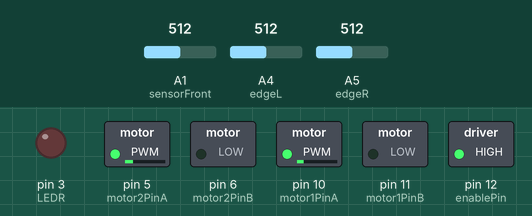
Simulated run of this sketch. Board: Arduino Uno, built with avr-gcc and run on an emulated ATmega328P. Shown: switched loads named in the sketch (green lamp = pin HIGH), output pins drawn as LEDs (lit = HIGH). Inputs (shaded band) come from the test bench; at power-on: A1 (sensorFront) = 512, A4 (edgeL) = 512, A5 (edgeR) = 512.

Above: at 1.2 s.
1.3 s: A1 (sensorFront) set to 251
2.8 s: A1 (sensorFront) set to 227
At 4.0 s:
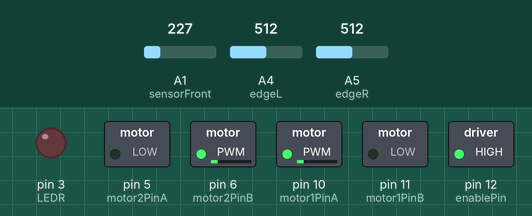
4.3 s: A4 (edgeL) set to 910
6.9 s: A1 (sensorFront) set to 306
At 8.3 s:
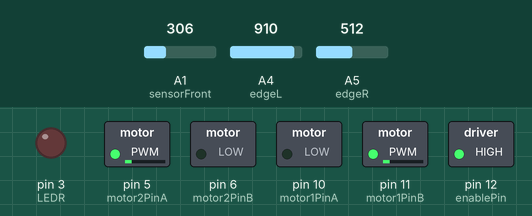
9.5 s: A1 (sensorFront) set to 122
At 10.4 s:
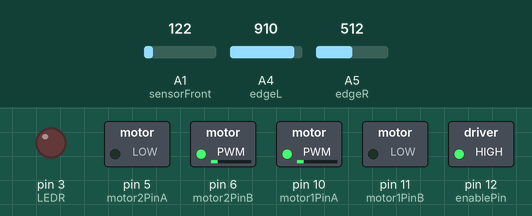
11.0 s: A1 (sensorFront) set to 15
At 12.5 s:
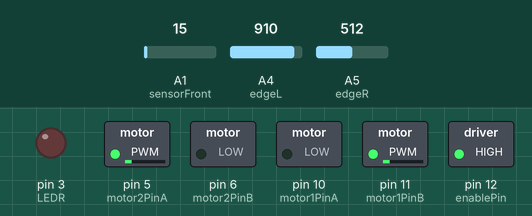
Timing chart, 0 to 14.0 s (numbered marks = the images above; inputs shaded):
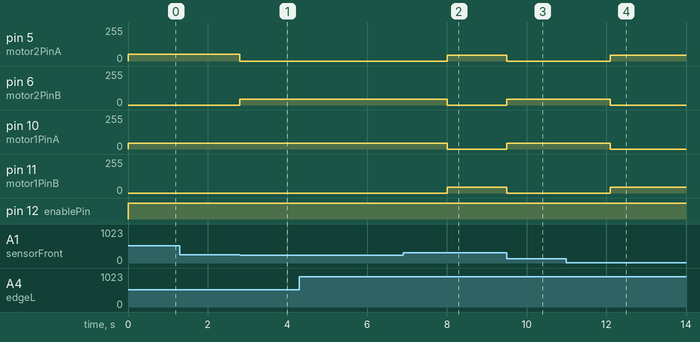

Measured:
- the behaviour switches between 243 and 242 on A1 (sensorFront) (found by bisection; images 0 and 1)
- after the input at 1.3 s, every drawn part: stays the same
- after the input at 2.8 s, pin 5 (motor2PinA): 49/255 → 0/255 at once; pin 6 (motor2PinB): 0/255 → 42/255 at once
- after the input at 6.9 s, pin 5 (motor2PinA), pin 11 (motor1PinB): 0/255 → 42/255 after 1.1 s; pin 6 (motor2PinB), pin 10 (motor1PinA): 42/255 → 0/255 after 1.1 s
- after the input at 9.5 s, pin 5 (motor2PinA), pin 11 (motor1PinB): 42/255 → 0/255 at once; pin 6 (motor2PinB), pin 10 (motor1PinA): 0/255 → 42/255 at once
- after the input at 11.0 s, pin 5 (motor2PinA), pin 11 (motor1PinB): 0/255 → 42/255 after 1.1 s; pin 6 (motor2PinB), pin 10 (motor1PinA): 42/255 → 0/255 after 1.1 s

The sketch:

APrototype.ino
```cpp
#include "motors.h"
#include "sensors.h"

//Objects creations

motor tmotor(42);
sensor tsensor;
ledRGB tledRGB;

//Other variables

void setup() {

  tmotor.ini();
  tmotor.stopm();
  tledRGB.ini();

  //  Serial.begin(9600); // start the serial port

}

void loop() {

  tsensor.readSensors();

  //  Serial.print(analogRead(edgeL));
  //  Serial.print(" | ");
  //  Serial.println(analogRead(edgeR));
  //  delay(500);

  if (tsensor.dr > edgeThreshold || tsensor.dl > edgeThreshold || ((tsensor.distance <= 25) && (tsensor.distance > 10))) {
    if (tsensor.dr > edgeThreshold) {
      tmotor.turnLeft();
    }
    if (tsensor.dl > edgeThreshold) {
      tmotor.turnRight();
    }
    if ((tsensor.distance <= 25) && (tsensor.distance > 10)) {
      tmotor.turnLeft();
      delay(1300);
    }
  }
  else {
    tmotor.goStraight();
  }
}
```

motors.cpp
```cpp
#include "motors.h"


/////////////MOTOR CLASS DEFINITIONS//////////////////

void motor::ini(){

  // set all the other pins you're using as outputs:
  pinMode(motor1PinA, OUTPUT);
  pinMode(motor1PinB, OUTPUT);
  pinMode(motor2PinA, OUTPUT);
  pinMode(motor2PinB, OUTPUT);

  pinMode(enablePin, OUTPUT);

  powerB = 1.17 * power;    //Motor compensation
}

void motor::stopm(){

  //Reset motors:
  analogWrite(motor1PinA, 0);
  analogWrite(motor2PinA, 0);
  analogWrite(motor1PinB, 0);
  analogWrite(motor2PinB, 0);

  // set up the enable pin to LOW (not enable):
  digitalWrite(enablePin, LOW);
}

void motor::goStraight(){
  // set up the enable pin to HIGH(enable):
  digitalWrite(enablePin, HIGH);

  //Go straight:
  analogWrite(motor1PinA, power);
  analogWrite(motor2PinA, powerB);
  digitalWrite(motor1PinB, LOW);
  digitalWrite(motor2PinB, LOW);
}

void motor::turnRight(){
  // set up the enable pin to HIGH(enable):
  digitalWrite(enablePin, HIGH);

  //Go right:
  analogWrite(motor1PinA, 0);
  analogWrite(motor2PinA, power);
  analogWrite(motor1PinB, power);
  analogWrite(motor2PinB, 0);
}

void motor::turnLeft(){
  // set up the enable pin to HIGH(enable):
  digitalWrite(enablePin, HIGH);

  //Go left:
  analogWrite(motor1PinA, power);
  analogWrite(motor2PinA, 0);
  analogWrite(motor1PinB, 0);
  analogWrite(motor2PinB, power);
}
```

motors.h
```cpp
#ifndef MOTORS_H
#define MOTORS_H

#include <Arduino.h>

//////////////////CONSTANT VARIABLES//////////////////

//Motors pins

const int motor1PinA = 10;
const int motor1PinB = 11;
const int motor2PinA = 5;
const int motor2PinB = 6;
const int enablePin = 12;

//Maximum and minimum values

#define throtMAX 110  //Maximum throttle
#define throtMIN 20	  //Minimum throttle
#define throtNOM 35	  //Nominal throttle

////////////////CLASS DEFINITION///////////////////

class motor {

    int power, powerB;

  public:

    motor(int p=throtNOM) : power(p) {}  //Constructor of the class

    //Other methods
    void turnRight(); //turn right
    void turnLeft();  //turn left
    void ini();             //Initialite motors
    void stopm();            //stop motors
    void goStraight();      //Resume motors

};

#endif
```

sensors.cpp
```cpp
#include "sensors.h"

/////////////SENSOR CLASS DEFINITIONS//////////////////

void sensor::readSensors() {

  //Read edge sensors
  dr = analogRead(edgeR);
  dl = analogRead(edgeL);

  //Read the IR sensor:
  volts = analogRead(sensorFront) * 0.0048828125; // value from sensor * (5/1024)
  distance = 13 * pow(volts, -1); // worked out from datasheet graph
  delay(1); // slow down
}


/////////////LEDRGB CLASS DEFINITIONS//////////////////

void ledRGB::ini() {
  pinMode(LEDR, OUTPUT);
  pinMode(LEDR, OUTPUT);
  pinMode(LEDR, OUTPUT);
  this->allOff();
}

void ledRGB::allOff() {
  digitalWrite(LEDR, LOW);
  digitalWrite(LEDG, LOW);
  digitalWrite(LEDB, LOW);
}

void ledRGB::blue() {
  digitalWrite(LEDR, LOW);
  digitalWrite(LEDG, LOW);
  digitalWrite(LEDB, HIGH);
}

void ledRGB::green() {
  digitalWrite(LEDR, LOW);
  digitalWrite(LEDG, HIGH);
  digitalWrite(LEDB, LOW);
}

void ledRGB::red() {
  digitalWrite(LEDR, HIGH);
  digitalWrite(LEDG, LOW);
  digitalWrite(LEDB, LOW);
}
```

sensors.h
```cpp
#ifndef SENSORS_H
#define SENSORS_H

#include <Arduino.h>

//////////////////CONSTANT VARIABLES//////////////////

//LED RGB
const int LEDB = 2;
const int LEDR = 3;
const int LEDG = 4;

//Sensors
const int sensorFront = A1; //Read SHARP IR sensor
const int edgeR = A5;     //Read Right edge IR sensor
const int edgeL = A4;     //Read Left edge IR sensor

#define edgeThreshold 900

////////////////CLASS DEFINITION///////////////////

class sensor {
    float volts = 0.0; //Volts measured by the sensor

  public:
    int distance, dl, dr; //Distance measured by the sensor
    void readSensors();


};

class ledRGB {

  public:
    void allOff();
    void ini();
    void blue();
    void green();
    void red();
    void mixColor(char r, char g, char b);
};

#endif
```
